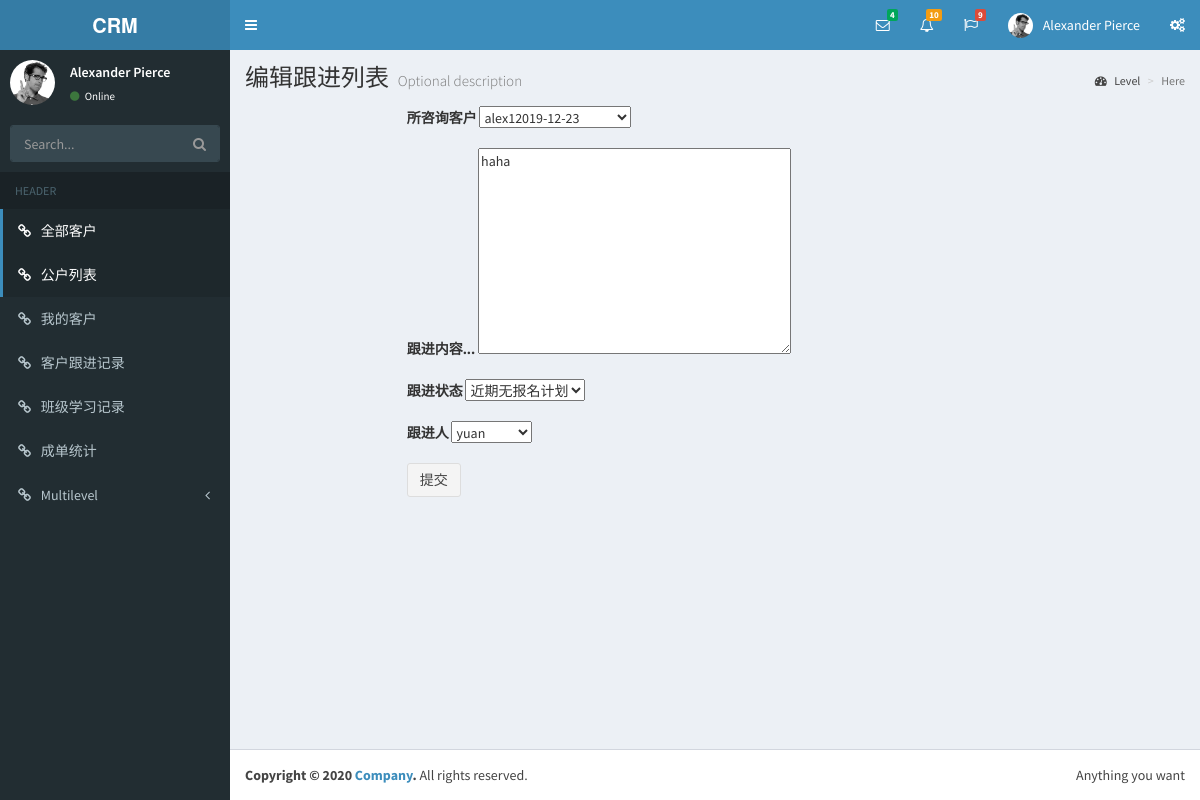
Page /consult_records/edit/1/ on the committed database.
### app01/models.py (models this page shows, shortened)
class ConsultRecord(models.Model):
    customer = models.ForeignKey('Customer', verbose_name="所咨询客户",on_delete=models.CASCADE)
    note = models.TextField(verbose_name="跟进内容...")
    status = models.CharField("跟进状态", max_length=8, choices=seek_status_choices, help_text="选择客户此时的状态")
    consultant = models.ForeignKey("UserInfo", verbose_name="跟进人", related_name='records',on_delete=models.CASCADE)
    date = models.DateTimeField("跟进日期", auto_now_add=True)
    delete_status = models.BooleanField(verbose_name='删除状态', default=False)

### app01/views.py (the view, shortened to what this page needs)
# urls.py: url(r'^consult_records/edit/(\d+)/$', views.AddEditConsultRecordView.as_view(), name="edit_consult_records"),
class AddEditConsultRecordView(View):
    def get(self, request, edit_id=None):
        edit_obj = ConsultRecord.objects.filter(pk=edit_id).first()
        form = ConsultRecordModelForm(instance=edit_obj)
        return render(request, "customer/add_edit_consultrecord.html", {"form": form, "edit_obj": edit_obj})

### app01/views.py
class ConsultRecordModelForm(forms.ModelForm):
    class Meta:
        model = ConsultRecord
        exclude = ["delete_status"]

### app01/models.py (called while the page is built)
    def __str__(self):
        return self.name + str(self.deal_date)

### templates/customer/add_edit_consultrecord.html (shortened to what this page needs)
{% extends 'base.html'%}
{% block content %}
    <div class="content-wrapper">
          <section class="content-header">
              <h1>
                  {% if edit_obj %}
                  编辑跟进列表
                  {% else %}
                  添加跟进列表
                  {% endif %}
                  <small>Optional description</small>
              </h1>
              <ol class="breadcrumb">
                  <li><a href="#"><i class="fa fa-dashboard"></i> Level</a></li>
                  <li class="active">Here</li>
              </ol>
          </section>
          <section class="content">
                <div class="row">
                      <div class="col-md-8 col-md-offset-2">
                          <form action="" method="post" novalidate>
                            {% for field in form %}
                             <div class="form-group">
                                 <label for="">{{ field.label }}</label>
                                {{ field }}
                             </div>
                             {% endfor %}
                            <button class="btn btn-default">提交</button>
                         </form>
                      </div>
                </div>
          </section>
      </div>
{% endblock %}

### rows in the picture
ConsultRecord: form "alex12019-12-23" "haha" "近期无报名计划" "yuan"

### other values in the picture
{{ field.label }} "所咨询客户" "跟进内容..." "跟进状态" "跟进人"
